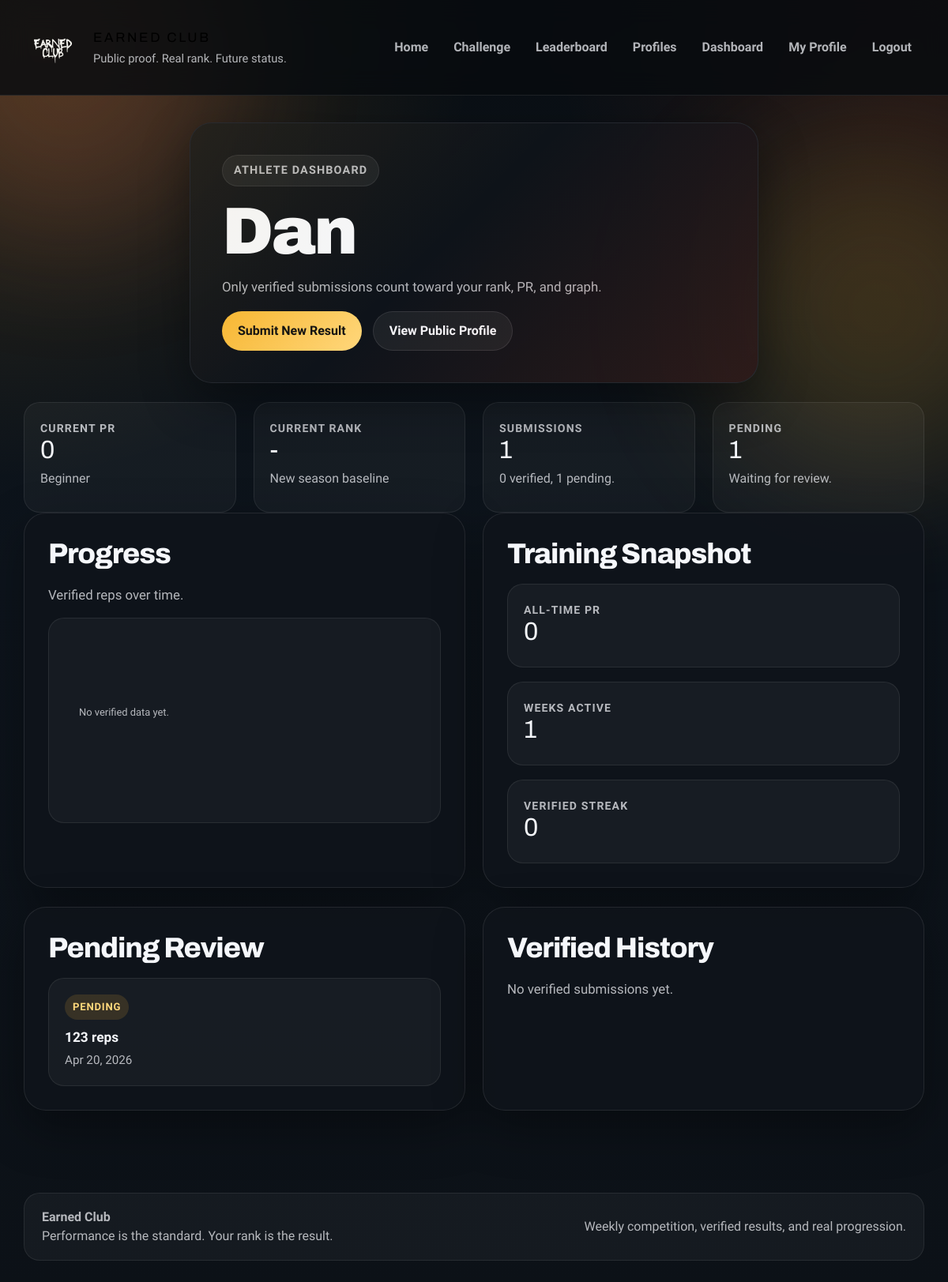
The page /dashboard/ (signed in) on the database its author committed.
### main/models.py (models this page shows, shortened)
class Profile(models.Model):
    user = models.OneToOneField(User, on_delete=models.CASCADE)
    display_name = models.CharField(max_length=100)
    slug = models.SlugField(max_length=120, unique=True, blank=True)
    profile_photo = models.URLField(blank=True)
    bio = models.TextField(blank=True)
    current_rank = models.PositiveIntegerField(null=True, blank=True)
    personal_best_reps = models.PositiveIntegerField(default=0)
    created_at = models.DateTimeField(auto_now_add=True)
    updated_at = models.DateTimeField(auto_now=True)
    class Meta:
        ordering = ("display_name",)

class Submission(models.Model):
    STATUS_PENDING = "pending"
    STATUS_VERIFIED = "verified"
    STATUS_REJECTED = "rejected"
    STATUS_CHOICES = [
        (STATUS_PENDING, "Pending"),
        (STATUS_VERIFIED, "Verified"),
        (STATUS_REJECTED, "Rejected"),
    ]
    user = models.ForeignKey(User, null=True, blank=True, on_delete=models.SET_NULL)
    name = models.CharField(max_length=100)
    email = models.EmailField(blank=True)
    reps = models.IntegerField()
    video_link = models.URLField(blank=True)
    verified = models.BooleanField(default=False)
    status = models.CharField(max_length=16, choices=STATUS_CHOICES, default=STATUS_PENDING)
    created_at = models.DateTimeField(auto_now_add=True)
    class Meta:
        ordering = ("-reps", "created_at")

### main/views.py (the view)
# urls.py: path("dashboard/", views.dashboard, name="dashboard"),
@login_required
def dashboard(request):
    verified_submissions = request.user.submission_set.filter(status=Submission.STATUS_VERIFIED)
    pending_submissions = request.user.submission_set.filter(status=Submission.STATUS_PENDING)
    best_submission = verified_submissions.order_by("-reps", "created_at").first()
    first_submission = request.user.submission_set.order_by("created_at").first()
    current_rank = None
    current_tier = get_rank_tier(0)
    if best_submission:
        current_rank = verified_submission_queryset().filter(reps__gt=best_submission.reps).count() + 1
        current_tier = best_submission.rank_tier
    weeks_active = 0
    if first_submission:
        weeks_active = max(1, ((timezone.now() - first_submission.created_at).days // 7) + 1)
    context = {
        "profile": request.user.profile,
        "best_submission": best_submission,
        "current_pr": best_submission.reps if best_submission else 0,
        "all_time_pr": best_submission.reps if best_submission else 0,
        "current_rank": current_rank,
        "current_tier": current_tier,
        "rank_movement": "New season baseline",
        "total_submissions": request.user.submission_set.count(),
        "total_verified": verified_submissions.count(),
        "total_pending": pending_submissions.count(),
        "weeks_active": weeks_active,
        "verified_streak": get_current_streak(verified_submissions),
        "pending_submissions": pending_submissions.order_by("-created_at"),
        "verified_submissions": verified_submissions.order_by("-created_at"),
        "progress_data": get_progress_data(verified_submissions),
    }
    return render(request, "dashboard.html", context)

### main/models.py (called while the page is built)
def get_rank_tier(reps):
    for tier in RANK_TIERS:
        max_reps = tier["max_reps"]
        if reps >= tier["min_reps"] and (max_reps is None or reps <= max_reps):
            return tier
    return RANK_TIERS[0]

### main/views.py (called while the page is built, shortened)
def get_progress_data(submissions):
    return [
        {
            "date": submission.created_at.strftime("%Y-%m-%d"),
            "reps": submission.reps,
        }
        for submission in submissions.order_by("created_at")
    ]

def get_current_streak(submissions):
    weeks = {
        submission.created_at.isocalendar()[:2]
        for submission in submissions
    }
    if not weeks:
        return 0

### main/templates/dashboard.html (shortened to what this page needs)
{% extends "base.html" %}
{% block content %}
<section class="hero-card profile-header">
    <div class="eyebrow">Athlete Dashboard</div>
    <h1>{{ profile.display_name }}</h1>
    <p class="muted">Only verified submissions count toward your rank, PR, and graph.</p>
    <div class="button-row">
        <a class="btn-main" href="{% url 'challenge' %}">Submit New Result</a>
        <a class="btn-secondary" href="{% url 'athlete_profile' profile.slug %}">View Public Profile</a>
    </div>
</section>
<section class="grid-4">
    <div class="metric-card">
        <span class="kicker">Current PR</span>
        <span class="stat-value">{{ current_pr }}</span>
        <div class="muted">{{ current_tier.name }}</div>
    </div>
    <div class="metric-card">
        <span class="kicker">Current Rank</span>
        <span class="stat-value">{% if current_rank %}#{{ current_rank }}{% else %}-{% endif %}</span>
        <div class="muted">{{ rank_movement }}</div>
    </div>
    <div class="metric-card">
        <span class="kicker">Submissions</span>
        <span class="stat-value">{{ total_submissions }}</span>
        <div class="muted">{{ total_verified }} verified, {{ total_pending }} pending.</div>
    </div>
    <div class="metric-card">
        <span class="kicker">Pending</span>
        <span class="stat-value">{{ total_pending }}</span>
        <div class="muted">Waiting for review.</div>
    </div>
</section>
<section class="grid-2">
    <div class="card-dark">
        <h2>Progress</h2>
        <p class="muted">Verified reps over time.</p>
        <div class="progress-chart">
            <svg id="progress-chart" class="chart-area" role="img" aria-label="Verified push-up progress chart"></svg>
        </div>
    </div>
    <div class="card-dark">
        <h2>Training Snapshot</h2>
        <div class="stack">
            <div class="leaderboard-card">
                <span class="kicker">All-time PR</span>
                <span class="stat-value">{{ all_time_pr }}</span>
            </div>
            <div class="leaderboard-card">
                <span class="kicker">Weeks active</span>
                <span class="stat-value">{{ weeks_active }}</span>
            </div>
            <div class="leaderboard-card">
                <span class="kicker">Verified streak</span>
                <span class="stat-value">{{ verified_streak }}</span>
            </div>
        </div>
    </div>
</section>
<section class="grid-2">
    <div class="card-dark">
        <h2>Pending Review</h2>
        {% if pending_submissions %}
            <div class="stack">
                {% for submission in pending_submissions %}
                    <div class="leaderboard-card">
                        <span class="status-pill pending">{{ submission.status }}</span>
                        <div class="submission-name" style="margin-top: 10px;">{{ submission.reps }} reps</div>
                        <div class="submission-meta">{{ submission.created_at|date:"M j, Y" }}</div>
                    </div>
                {% endfor %}
            </div>
        {% else %}
            <p class="muted">No pending submissions right now.</p>
        {% endif %}
    </div>
    <div class="card-dark">
        <h2>Verified History</h2>
        {% if verified_submissions %}
            <div class="stack">
                {% for submission in verified_submissions %}
                    <div class="leaderboard-card">
                        <span class="status-pill verified">{{ submission.status }}</span>
                        <div class="submission-name" style="margin-top: 10px;">{{ submission.reps }} reps</div>
                        <div class="submission-meta">{{ submission.rank_name }} - {{ submission.created_at|date:"M j, Y" }}</div>
                    </div>
                {% endfor %}
            </div>
        {% else %}
            <p class="muted">No verified submissions yet.</p>
        {% endif %}
    </div>
</section>
{% endblock %}

### main/templates/base.html (style rules this page uses)
:root { --bg: #0c1117; --bg-soft: #131b24; --panel: rgba(15, 20, 27, 0.88); --panel-strong: #121922; --line: rgba(255, 255, 255, 0.09); --text: #f5f7fb; --muted: rgba(245, 247, 251, 0.72); --accent: #f7b733; --accent-2: #fc4a1a; --success: #1e9d74; --shadow: 0 22px 60px rgba(0, 0, 0, 0.35); --radius-lg: 28px; --radius-md: 20px; --radius-sm: 14px; --content-width: 1180px; }
* { box-sizing: border-box; }
html { scroll-behavior: smooth; }
body { margin: 0; min-height: 100vh; color: var(--text); font-family: "Source Sans 3", sans-serif; background: radial-gradient(circle at top left, rgba(247, 183, 51, 0.18), transparent 30%), radial-gradient(circle at top right, rgba(252, 74, 26, 0.12), transparent 25%), linear-gradient(180deg, #0a0f14 0%, #0d141c 45%, #0c1117 100%); }
a { color: inherit; text-decoration: none; }
.hero-card, .card-dark { background: var(--panel); border: 1px solid var(--line); border-radius: var(--radius-lg); box-shadow: var(--shadow); }
.hero-card { overflow: hidden; position: relative; padding: 40px; }
.hero-card::after { content: ""; position: absolute; inset: 0; background: linear-gradient(135deg, rgba(247, 183, 51, 0.08), transparent 45%, rgba(252, 74, 26, 0.12)); pointer-events: none; }
.card-dark { padding: 30px; margin-bottom: 24px; }
.section-title, h1, h2, h3, h4 { margin-top: 0; color: var(--text); font-family: "Archivo", sans-serif; letter-spacing: -0.03em; }
h1 { font-size: clamp(2.9rem, 7vw, 5.3rem); line-height: 0.95; margin-bottom: 16px; font-weight: 900; }
h2 { font-size: clamp(1.8rem, 3vw, 2.7rem); margin-bottom: 16px; font-weight: 800; }
p { margin: 0 0 14px; color: var(--text); font-size: 1.05rem; line-height: 1.7; }
.muted { color: var(--muted); }
.eyebrow { display: inline-flex; align-items: center; gap: 8px; margin-bottom: 18px; padding: 8px 14px; border-radius: 999px; background: rgba(255, 255, 255, 0.06); border: 1px solid rgba(255, 255, 255, 0.08); color: var(--muted); font-size: 0.9rem; font-weight: 700; letter-spacing: 0.08em; text-transform: uppercase; }
.hero-grid, .grid-2, .grid-3, .grid-4 { display: grid; gap: 22px; }
.hero-grid, .grid-2 { grid-template-columns: repeat(2, minmax(0, 1fr)); }
.grid-4 { grid-template-columns: repeat(4, minmax(0, 1fr)); }
.stack { display: flex; flex-direction: column; gap: 18px; }
.hero-actions, .button-row { display: flex; gap: 14px; flex-wrap: wrap; margin-top: 16px; }
.btn-main, .btn-secondary { display: inline-flex; align-items: center; justify-content: center; min-height: 48px; padding: 12px 20px; border-radius: 999px; font-weight: 800; transition: transform 0.2s ease, opacity 0.2s ease, background 0.2s ease; }
.btn-main { color: #111111; background: linear-gradient(135deg, var(--accent), #ffd77b); }
.btn-secondary { color: var(--text); background: rgba(255, 255, 255, 0.06); border: 1px solid rgba(255, 255, 255, 0.1); }
.stat-card, .metric-card, .mini-card, .feature-card, .rank-card, .leaderboard-card, .calculator-card, .newsletter-card { background: rgba(255, 255, 255, 0.04); border: 1px solid rgba(255, 255, 255, 0.08); border-radius: var(--radius-md); padding: 20px; }
.stat-value { display: block; font-family: "Archivo", sans-serif; font-size: 2rem; line-height: 1; margin-bottom: 8px; }
.kicker { font-size: 0.88rem; color: var(--muted); text-transform: uppercase; letter-spacing: 0.08em; font-weight: 700; }
.auth-card, .profile-header { max-width: 720px; margin: 0 auto 24px; }
.metric-card { min-height: 140px; }
.progress-chart { width: 100%; min-height: 260px; background: rgba(255, 255, 255, 0.035); border: 1px solid rgba(255, 255, 255, 0.08); border-radius: var(--radius-md); padding: 18px; }
.chart-area { width: 100%; min-height: 210px; }
.status-pill { display: inline-flex; align-items: center; padding: 6px 10px; border-radius: 999px; font-size: 0.82rem; font-weight: 800; text-transform: uppercase; letter-spacing: 0.06em; }
.status-pill.pending { color: #ffd77b; background: rgba(247, 183, 51, 0.14); }
.submission-name { font-size: 1.08rem; font-weight: 700; margin-bottom: 4px; }
.submission-meta { color: var(--muted); font-size: 0.95rem; }

### rows shown on the page
Profile: display_name "Dan"
Submission: status "PENDING", reps "123", created_at "Apr 20, 2026"

### other values the page prints
{{ current_pr }} "0"
{{ current_tier.name }} "Beginner"
{{ rank_movement }} "New season baseline"
{{ total_submissions }} "1"
{{ total_verified }} "0"
{{ total_pending }} "1"
{{ all_time_pr }} "0"
{{ weeks_active }} "1"
{{ verified_streak }} "0"
